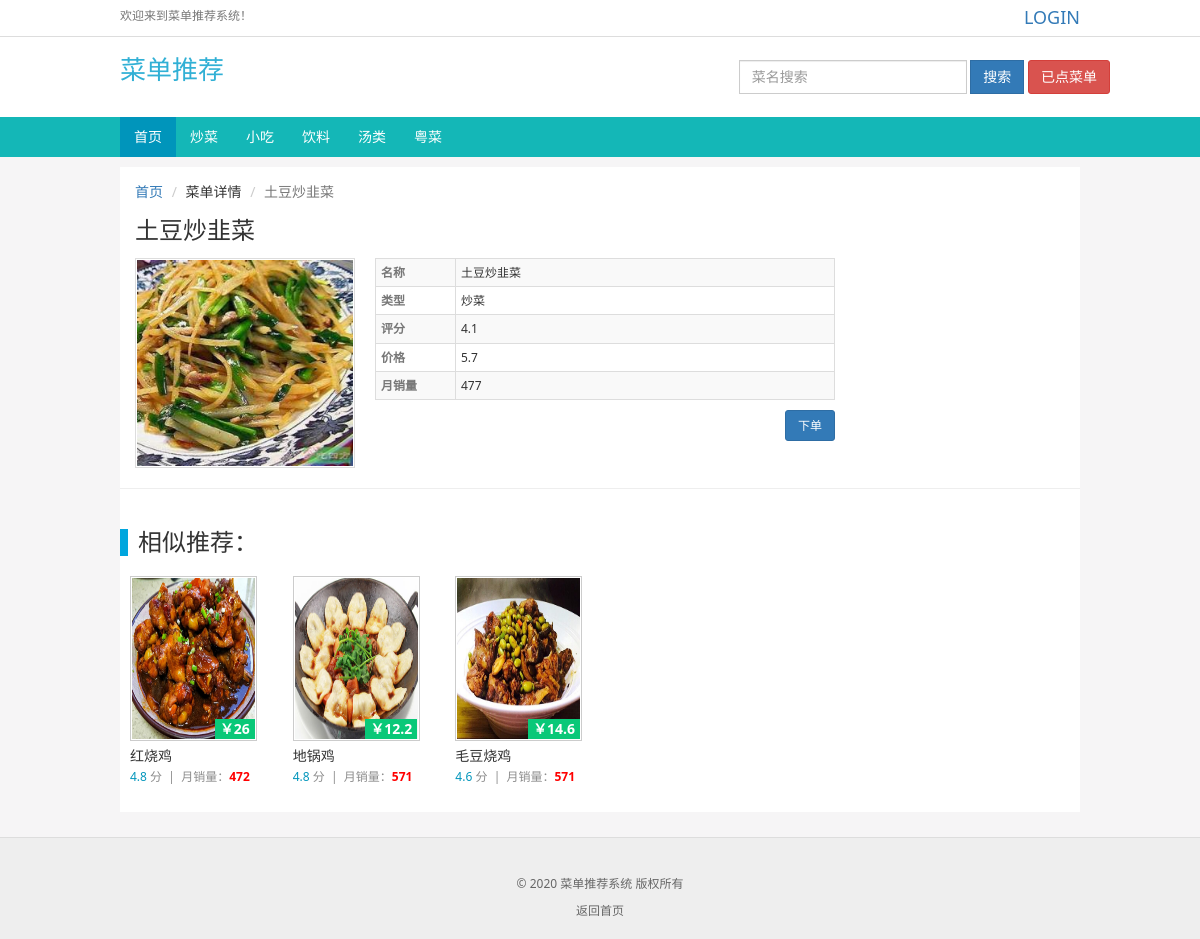
Page /detail/5/ on the committed database.
### Myrestaurant/models.py (models this page shows, shortened)
class MenuType(models.Model):
    MenuType = models.CharField(max_length=10, verbose_name="分类")
    CreateType = models.DateTimeField(auto_now_add=True, verbose_name="创建时间", editable=False)
    class Meta:
        verbose_name = "类别"
        verbose_name_plural = verbose_name
        ordering = ['CreateType']

class MenuModels(models.Model):
    core = str(round(random.uniform(1, 5), 1))
    shell = str(random.randint(300, 700))
    free = str(round(random.uniform(5, 15), 1))
    MenuName = models.CharField(max_length=30, verbose_name="菜名")
    MenuType = models.ForeignKey(MenuType, related_name="Menutype", on_delete=models.CASCADE, verbose_name="类型")
    MenuImg = models.ImageField(upload_to='static/img/plants/', default='static/img/plants/default.png', max_length=200,
                                blank=True, null=True, verbose_name='图片')
    MenuCore = models.CharField(max_length=20, verbose_name="评分", blank=True, null=True, default=core)
    MenuShell = models.CharField(max_length=20, verbose_name="月销售量", blank=True, null=True, default=shell)
    MenuFree = models.CharField(max_length=20, verbose_name="价格", blank=True, null=True, default=free)
    CreateMenu = models.DateTimeField(auto_now_add=True, verbose_name="创建时间", editable=False)
    class Meta:
        verbose_name = "菜单"
        verbose_name_plural = verbose_name
        ordering = ['CreateMenu']

### Myrestaurant/views.py (the view)
# urls.py: path(r"detail/<int:id>/", detail,name= "detail"),
def detail(request, id):
    try:
        p = MenuModels.objects.get(id=id)
        pls = MenuType.objects.all()
        res = MenuModels.objects.filter(MenuType=p.MenuType.id).exclude(id=id)[:6]
        object = User.objects.get(username=request.user)
        count = LovableModels.objects.filter(LoveUser=object).count() - 1
        object_list = []
        for x in range(count*2):
            l = LovableModels.objects.filter(LoveUser=object)[random.randint(0, count)]
            if l.LoveMune not in object_list :
                object_list.append(l.LoveMune)
    except:
        pass
    return render(request, 'detail.html', locals())

### templates/detail.html (shortened to what this page needs)
{% extends 'base.html' %}
{% block content %}
    <div class="container">
        <div class="container-fluid" style="background:#FFF;padding-top:15px;">
            <ol class="breadcrumb">
                <li><a href="/">首页</a></li>
                <li>菜单详情</li>
                <li class="active">{{ p.MenuName }}</li>
            </ol>
            <div class="row">
                <div class="col-md-12">
                    <h1 class="movie-title">{{ p.MenuName }}</h1>
                </div>
                <div class="col-md-9">
                    <div class="row">
                        <div class="col-md-4" style="padding-right:5px;">
                            <a href="#" style="display:block;position:relative;">
                                <img class="img-thumbnail" width="100%" src="/{{ p.MenuImg }}">
                            </a>
                        </div>
                        <div class="col-md-8" style="padding-right:5px;">
                            <table class="table table-striped table-condensed table-bordered"
                                   style="margin-bottom:10px;font-size:12px;">
                                <tbody>
                                <tr>
                                    <td class="span2"><span class="info-label">名称</span></td>
                                    <td id="munename">{{ p.MenuName }}</td>
                                </tr>
                                <tr>
                                    <td class="span2"><span class="info-label">类型</span></td>
                                    <td id="casts" style="position:relative;">{{ p.MenuType.MenuType }}</td>
                                </tr>
                                <tr>
                                    <td class="span2"><span class="info-label">评分</span></td>
                                    <td id="casts" style="position:relative;">{{ p.MenuCore }}</td>
                                </tr>
                                <tr>
                                    <td class="span2"><span class="info-label">价格</span></td>
                                    <td id="free">  {{ p.MenuFree }}</td>
                                </tr>
                                <tr>
                                    <td class="span2"><span class="info-label">月销量</span></td>
                                    <td>  {{ p.MenuShell }} </td>
                                </tr>
                                </tbody>
                            </table>
                            <div style="text-align: right">
                                {% if user.is_authenticated %}
                                    <a style="font-size: 12px;text-decoration: none;"
                                       class="btn btn-primary" href="javascript:void (0);" onclick="shop()">下单
                                    </a>
                                {% else %}
                                    <a style="font-size: 12px;text-decoration: none;"
                                       class="btn btn-primary" href="javascript:void (0);" onclick="login()">下单
                                    </a>
                                {% endif %}
                            </div>
                        </div>
                    </div>
                </div>
                <hr>
                <div class="row" style="padding:0px 7px 0 7px;">
                    <div class="col-md-12 movie-item-out">
                        <br>
                        <h3 style="padding-left:10px;border-left:8px solid #00A6DE;">相似推荐：</h3>
                    </div>
                    {% for p in res %}
                        <div class="col-md-2 col-sm-6 col-xs-6 movie-item-out">
                            <div class="movie-item">
                                <a style="position:relative;display:block;" target="_blank" href="/detail/{{ p.id }}/">
                                    <img class="indexhot" src="/{{ p.MenuImg }}">
                                    <button class="hdtag"><b style="font-size: 14px">￥{{ p.MenuFree }}</b></button>
                                </a>
                                <div class="meta">
                                    <div style="width:100%;overflow:hidden;height:20px;">
                                        <a target="_blank" class="movie-name"
                                           href="/detail/{{ p.id }}/">{{ p.MenuName }}</a>
                                    </div>
                                    <em> <span style="color: #0095bb">{{ p.MenuCore }}</span>&nbsp;分&nbsp;&nbsp;|&nbsp;&nbsp;月销量：<strong><span
                                            style="color:#FF0000;">{{ p.MenuShell }}</span></strong></em>
                                </div>
                            </div>
                        </div>
                    {% endfor %}
                    <div class="col-md-12 movie-item-out">
                    </div>
                </div>
            </div>
        </div>
    </div>
{% endblock %}

### templates/base.html (shortened to what this page needs)
<!DOCTYPE html>
<html lang="zh-CN">
<head>
    <link rel="stylesheet" href="/static/layui/css/layui.css">
    <link rel="stylesheet" href="/static/css/bootstrap.min.css">
    <link rel="stylesheet" rev="stylesheet" type="text/css" media="all" href="/static/css/css2.css">
</head>
<body>
<div style="background:#FFF">
    <div style="padding:5px 0;border-bottom:1px solid #DDD;">
        <div class="container">
            <span class="header-help">欢迎来到菜单推荐系统！</span>
            <div class="pull-right">
                {% if user.is_authenticated %}
                    <span class="header-help">用户：<a href="javascript:;"
                                                    style="font-size: 18px;text-decoration: none">{{ user.username }}</a></span>
                    &nbsp; &nbsp; &nbsp;<span><a href="{% url 'Myrestaurant:user_logout' %}">注销</a></span>
                {% else %}
                    <span class="header-help"><a style="font-size: 18px" href="{% url 'Myrestaurant:login' %}">LOGIN</a></span>
                {% endif %}
            </div>
        </div>
    </div>
    <div class="container" style="padding-top:15px;padding-bottom:15px;padding-right:0;">
        <div class="pull-left">
            <span style="font-size: 26px;color: #31b0d5;font-family: 华文彩云;font-style: normal">菜单推荐</span>
        </div>
        <div class="pull-right ">
            <div class="row">
                <form class="navbar-form" target="_blank" accept-charset="utf-8" action="/search/" method="get"
                      role="search">
                    <div class="form-group">
                        <input type="text" class="form-control" name="wd" placeholder="菜名搜索">
                    </div>
                    <button type="submit" class="btn btn-primary">搜索</button>
                    {% if user.is_authenticated %}
                        <a href="javascript:void (0);" class="btn btn-danger" onclick="mune()">已点菜单</a>
                    {% else %}
                        <a href="javascript:void (0);" class="btn btn-danger" onclick="mune1()">已点菜单</a>
                    {% endif %}
                </form>
            </div>
        </div>
    </div>
    <nav class="navbar navbar-default" role="navigation">
        <div class="container">
            <div class="collapse  navbar-collapse" id="navbar">
                <ul class="nav navbar-nav ">
                    <li class="active"><a href="/">首页</a></li>
                    {% for c in pls %}
                        <li class=""><a href="/type/{{ c.id }}">{{ c.MenuType }}</a></li>
                    {% endfor %}
                </ul>
            </div>
        </div>
    </nav>
</div>
{% block content %} {% endblock %}
<footer class="footer">
    <p style="margin: 0 0 10px;"><br/>&copy; 2020 菜单推荐系统 版权所有</p>
    <em><a href="/">返回首页 </a></em>
</footer>
</body>
</html>

### static/css/css2.css (style rules this page uses)
body,html { font-family: "Segoe UI", "Lucida Grande", Helvetica, Arial, "Microsoft YaHei", FreeSans, Arimo, "Droid Sans","wenquanyi micro hei","Hiragino Sans GB", "Hiragino Sans GB W3", Arial, sans-serif; background: #F6F5F6; }
.hdtag { background:#09C878; padding: 0 5px; color: #FFF; font-size: 12px; right:2px;bottom:2px; position:absolute; border: none; }
.breadcrumb { background: #FFF; padding: 0; margin-bottom: 15px; border-radius: 0; }
.navbar-form input,.navbar-form button { border-radius: 0; }
.navbar { background: #14B7B7; border: none; border-radius: 0; }
.navbar-collapse { padding: 0; }
.navbar-default .navbar-nav li a { color: #FFF; }
.navbar-default .navbar-nav .active a { background: #0095bb; color: #FFF; }
.img-thumbnail { padding: 1px; border-radius: 0; }
.btn,.input { border-radius: 3px; }
.header-help { font-size: 12px; color: #777; }
.movie-title { word-wrap:break-word; margin: 0 0 15px; font-size: 24px; }
.info-label { color: #777; font-weight: bold; }
.movie-item { border-radius: 3px; background: #FFF; padding: 10px 10px; margin-bottom: 15px; }
.movie-item-out { padding: 0 8px; }
.indexhot { border: 1px solid #ccc; padding: 1px; width:127px; height: 200px; }
@media (min-width: 768px) { .container { width: 100% !important; } }
@media (min-width: 992px) { .container { width: 990px !important; } }
@media (min-width: 992px) { .indexhot { height: 165px; } }
@media (min-width: 1200px) { .container { width: 990px !important; } }
.span2 { vertical-align: middle !important; width: 80px; }
em { font-size:12px; font-style:normal; color:#8c8c8c; }
.meta { margin-top:5px; }
.movie-name { font-size: 14px; color: #333; text-overflow: ellipsis; white-space: nowrap; width: 170px; overflow: hidden; display: inline; float: left; }
footer { font-size: 12px; border-top: 1px solid #DDD; text-align: center; margin-top: 25px; padding: 20px 10px; color: #666; background-color: #EEE; }
footer a { color: #666; }
.navbar { margin-bottom: 10px; min-height: 40px; }
.movie-item-out h3 { margin-top: 0px; }
.navbar-form { padding: 0px 0px; }
.nav>li>a { position: relative; display: block; padding: 10px 14px; }

### rows in the picture
MenuType: MenuType "炒菜"
MenuType: MenuType "小吃"
MenuType: MenuType "饮料"
MenuType: MenuType "汤类"
MenuType: MenuType "粤菜"
MenuModels: MenuName "土豆炒韭菜", MenuImg (picture), MenuType.MenuType "炒菜", MenuCore "4.1", MenuFree "5.7", MenuShell "477"
MenuModels: MenuImg (picture), MenuFree "26", MenuName "红烧鸡", MenuCore "4.8", MenuShell "472"
MenuModels: MenuImg (picture), MenuFree "12.2", MenuName "地锅鸡", MenuCore "4.8", MenuShell "571"
MenuModels: MenuImg (picture), MenuFree "14.6", MenuName "毛豆烧鸡", MenuCore "4.6", MenuShell "571"
